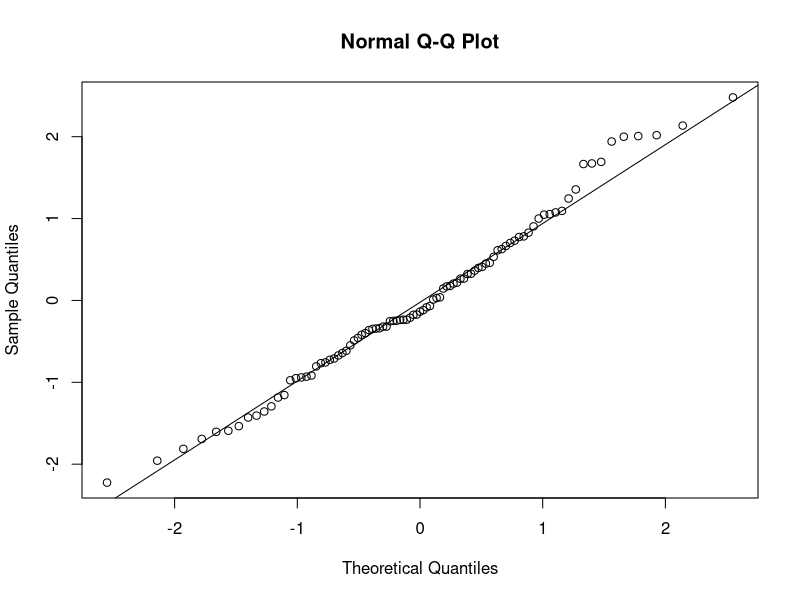
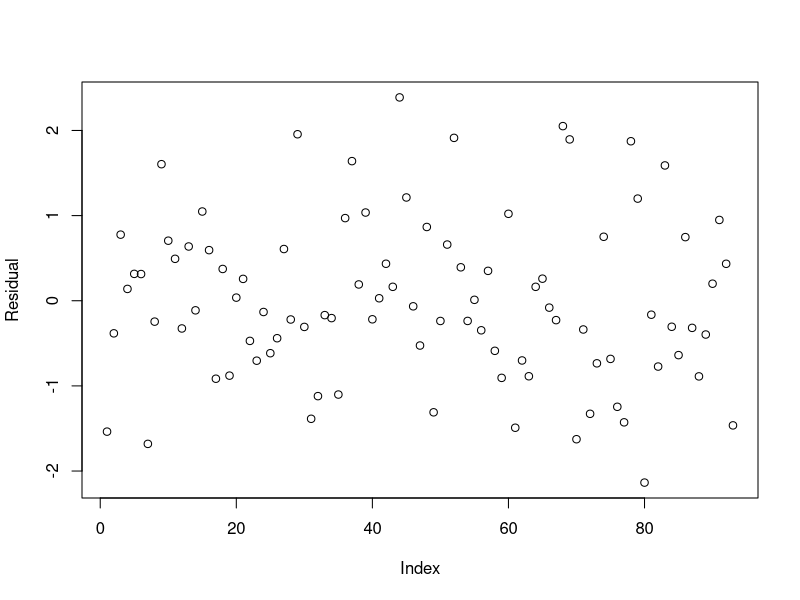
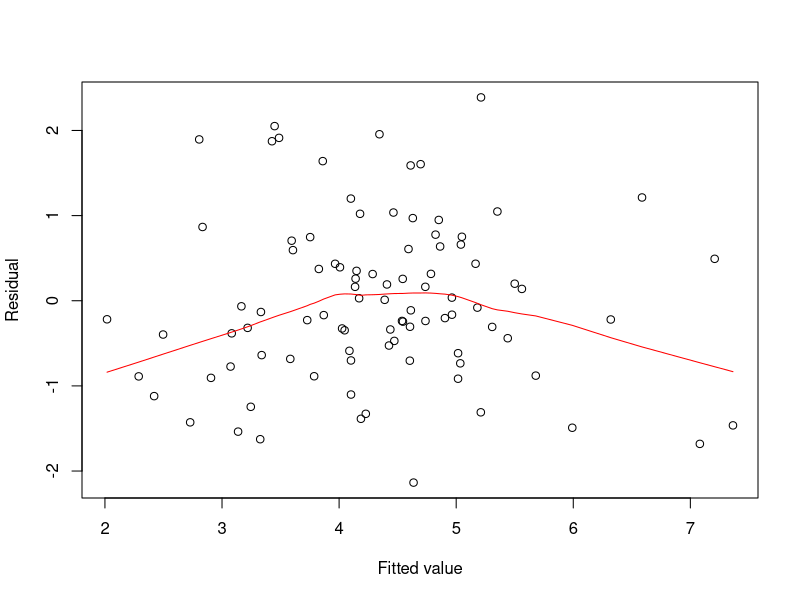
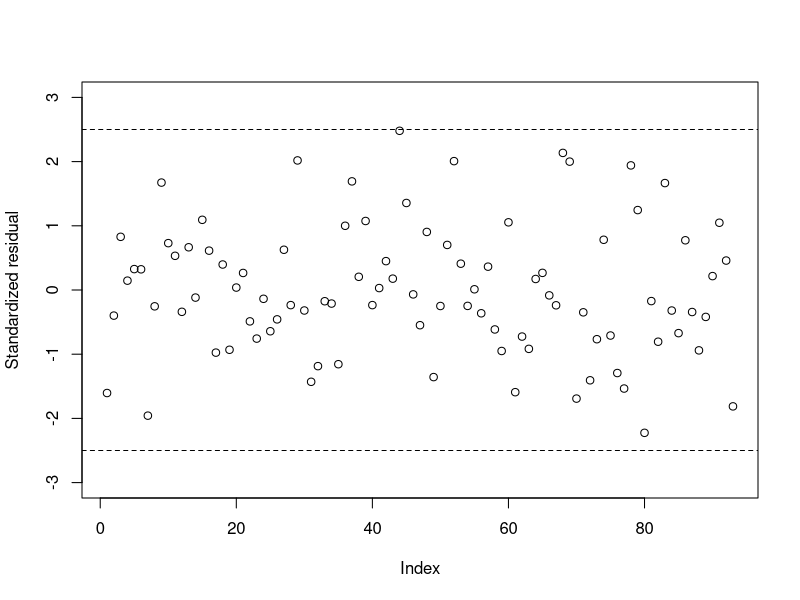
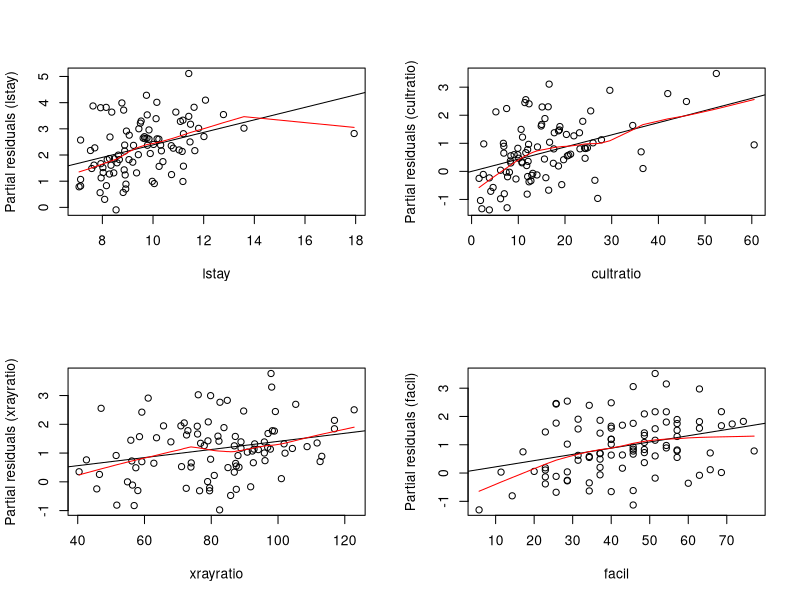
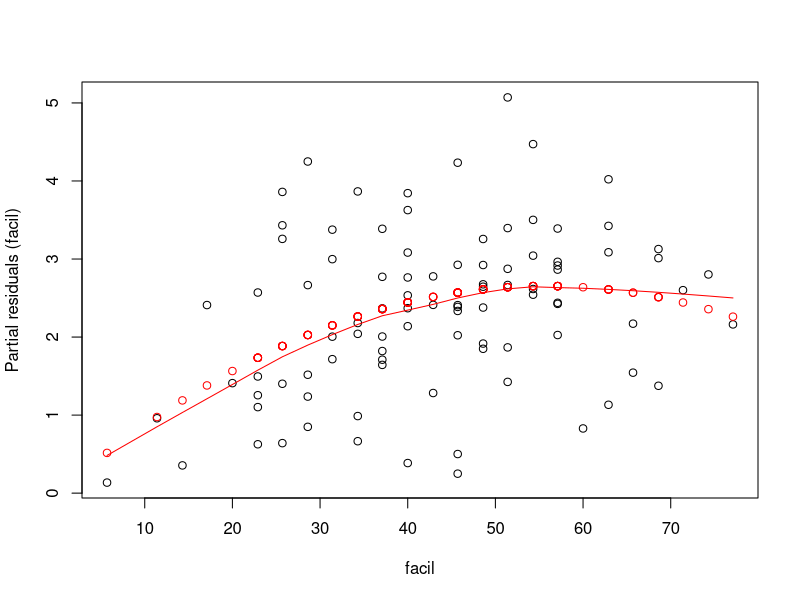
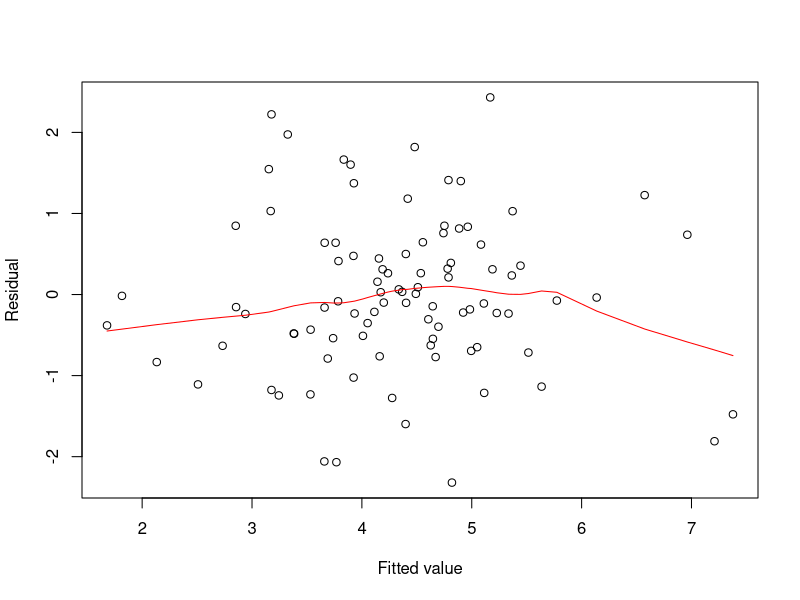

Source code (R) for these figures, in order: (Note: this script raises an error after producing the figures.)
library(MASS)
library(glmnet)
library(robustbase)

###############.
# HOSPITAL DATA----
###############.

# Import data and packages
setwd('C:/Users/duviv/Documents/University/KUL/S1/G0S75A - Regression analysis/Project')
hospital.full <- read.table("hospital.txt", header=TRUE)

# Split data
set.seed(0733342)
h.test <- sample(1:dim(hospital.full)[1], 20 )
hospital.test <- hospital.full[h.test, ]
hospital <- hospital.full[-h.test, ]
attach(hospital)

cor(hospital)

##################.
# Model Selection----
##################.

# Backward elimination based on AIC
fit.full <- lm(irisk ~ ., data = hospital)
stepAIC(fit.full, list(upper = ~ lstay + age + cultratio + xrayratio + nbeds + census + nnurse + facil, lower = ~ 1), direction = "backward")
# AIC: -9.98
# irisk ~ lstay + cultratio + xrayratio + facil

# Forward selection based on AIC
fit.null <- lm(irisk ~ 1, data = hospital)
fit.null
stepAIC(fit.null, scope = list(upper = ~ lstay + age + cultratio + xrayratio + nbeds + census + nnurse + facil, lower = ~ 1), direction = "forward")
# AIC = -9.98
# irisk ~ lstay + cultratio + xrayratio + facil

# Stepwise selection based on AIC (started at full model)
stepAIC(fit.full, scope=list(upper = ~ lstay + age + cultratio + xrayratio + nbeds + census + nnurse + facil, lower = ~ 1), direction = "both")
# AIC = -9.98
# irisk ~ lstay + cultratio + xrayratio + facil

# Stepwise selection based on AIC (started at null model)
stepAIC(fit.null, scope=list(upper = ~ lstay + age + cultratio + xrayratio + nbeds + census + nnurse + facil, lower = ~ 1), direction = "both")
# AIC = -9.98
# irisk ~ lstay + cultratio + xrayratio + facil

# Backward elimination based on F-statistic/t-statistic
dropterm(fit.full, test = "F") # if I drop this term, AIC will become ...
# Remove nnurse
fit1 <- update(fit.full, ~ . - nnurse)
dropterm(fit1, test = "F")
# Remove census
fit2 <- update(fit1, ~ . - census)
dropterm(fit2, test = "F")
# Remove nbeds
fit3 <- update(fit2, ~ . - nbeds)
dropterm(fit3, test = "F")
# Remove age
fit4 <- update(fit3, ~ . - age)
dropterm(fit4, test = "F") # if none added, have the lowest AIC so stop here
# irisk ~ lstay + cultratio + xrayratio + facil

# Forward selection based on F-statistic/t-statistic
addterm(fit.null, ~ . + lstay + age + cultratio + xrayratio + nbeds + census + nnurse + facil, test = "F")
# Add cultratio
fit1 <- update(fit.null, ~ . + cultratio)
addterm(fit1, ~ . + lstay + age + xrayratio + nbeds + census + nnurse + facil, test = "F")
# Add lstay
fit2 <- update(fit1, ~ . + lstay)
addterm(fit2, ~. + age + xrayratio + nbeds + census + nnurse + facil, test = "F")
# Add facil
fit3 <- update(fit2, ~ . + facil)
addterm(fit3, ~. + age + xrayratio + nbeds + census + nnurse, test = "F")
# Add xrayratio
fit4 <- update(fit3, ~ . + xrayratio)
addterm(fit4, ~. + age + nbeds + census + nnurse, test = "F")
# Stop here with AIC = -9.98
# irisk ~ lstay + cultratio + xrayratio + facil

# All methods used gave the same model which is 
# irisk ~ lstay + cultratio + xrayratio + facil
# Therefore we will accept it as the best model
# Could make model validation if we had alternative models. Will be checked with models with interaction/quadratic

fit1 <- lm(irisk ~ lstay + cultratio + xrayratio + facil, data = hospital)
summary(fit1)


#########################.
# Gauss Markov Conditions----
#########################.

  # Graphical
fit1.res <- residuals(fit1)
fit1.stdres <- stdres(fit1)
fit1.fittedvalues <- fitted.values(fit1)
par(mfrow = c(1,1))
    # Normality
qqnorm(fit1.stdres)
qqline(fit1.stdres)
    #uncorrelated errors
plot(fit1.res, xlab = "Index", ylab = "Residual")
    #Homoscedasticity
plot(fit1.fittedvalues, fit1.res, xlab = "Fitted value", ylab = "Residual")
lines(lowess(fit1.res ~ fit1.fittedvalues), col = "red")
    #detect influential obs and outliers
plot(fit1.stdres, xlab = "Index", ylab = "Standardized residual", ylim = c(-3,3))
abline(h = -2.5, lty = 2)
abline(h = 2.5, lty = 2)

#################.
#Partial Residual plots to detect curvature----
#################.

fit1.coef <- coefficients(fit1)
fit1.pres.lstay <- fit1.res + fit1.coef[2] * lstay
fit1.pres.cultratio <- fit1.res + fit1.coef[3] * cultratio
fit1.pres.xrayratio <- fit1.res + fit1.coef[4] * xrayratio
fit1.pres.facil <- fit1.res + fit1.coef[5] * facil

par(mfrow = c(2,2))
plot(lstay, fit1.pres.lstay, ylab = "Partial residuals (lstay)")
abline(lm(unname(fit1.pres.lstay) ~ lstay))
lines(lowess(lstay, fit1.pres.lstay), col = "red")

plot(cultratio,fit1.pres.cultratio, ylab = "Partial residuals (cultratio)")
abline(lm(fit1.pres.cultratio ~ cultratio))
lines(lowess(cultratio, fit1.pres.cultratio), col = "red")

plot(xrayratio,fit1.pres.xrayratio, ylab = "Partial residuals (xrayratio)")
abline(lm(fit1.pres.xrayratio ~ xrayratio))
lines(lowess(xrayratio, fit1.pres.xrayratio), col = "red")

plot(facil,fit1.pres.facil, ylab = "Partial residuals (facil)")
abline(lm(fit1.pres.facil ~ facil))
lines(lowess(facil, fit1.pres.facil), col = "red")

#################.
# Transformations----
#################.

# Quadratic term for facil
#####.

fit2 <- lm(irisk ~ lstay + cultratio + facil + I(facil^2) + xrayratio , data = hospital)
summary(fit2)
sum(residuals(fit2)^2)

fit3 <- lm(irisk ~ lstay + cultratio + facil + I(facil^2), data = hospital)
summary(fit3)
sum(residuals(fit3)^2)

#partial residual for quadratic facil

fit3.res <- residuals(fit3)
fit3.stdres <- stdres(fit3)
fit3.fittedvalues <- fitted.values(fit3)
fit3.coef <- coefficients(fit3)
fit3.pres.facil <- fit3.res + fit3.coef[4] * facil + fit3.coef[5] * (facil^2)
fit3.pred <- predict(lm(fit3.pres.facil ~ facil + I(facil^2)))

par(mfrow = c(1,1))
plot(facil, fit3.pres.facil, ylab = "Partial residuals (facil)")
points(facil, fit3.pred, col= "red")
lines(lowess(facil, fit3.pres.facil), col = "red")

#residual vs fitted values for the whole model
plot(fit3.fittedvalues, fit3.res, xlab = "Fitted value", ylab = "Residual")
lines(lowess(fit3.res ~ fit3.fittedvalues), col = "red")

# Logarithmic term for cultratio
.
fit4 <- lm(irisk ~ lstay + cultratio + log(cultratio) + facil + xrayratio, data = hospital)
summary(fit4)
sum(residuals(fit4)^2)

fit5 <- lm(irisk ~ lstay + log(cultratio) + facil, data = hospital)
summary(fit5)
sum(residuals(fit5)^2)

fit5.res <- residuals(fit5)
fit5.stdres <- stdres(fit5)
fit5.fittedvalues <- fitted.values(fit5)
fit5.coef <- coefficients(fit5)

fit5.pres.cultratio <- fit5.res + fit5.coef[3] * log(cultratio)
fit5.pred <- predict(lm(fit5.pres.cultratio ~ log(cultratio)))

#partial residual for logarithmic cultratio
par(mfrow = c(1,1))
plot(cultratio, fit5.pres.facil, ylab = "Partial residuals (facil)")
points(cultratio, fit5.pred, col= "red")
lines(lowess(cultratio, fit5.pres.facil), col = "red")

#residual vs fitted values for the whole model
plot(fit5.fittedvalues, fit5.res, xlab = "Fitted value", ylab = "Residual")
lines(lowess(fit5.res ~ fit5.fittedvalues), col = "red")

# Weighted least squares
.

stdev <- lm(abs(residuals(fit1)) ~ lstay + cultratio + xrayratio + facil)
summary(stdev)
weight.y <- 1/stdev$fitted^2
fit6 <- lm(irisk ~ lstay + cultratio + xrayratio + facil, weights = weight.y)
summary(fit6)
plot(fitted.values(fit1), residuals(fit6)*sqrt(weight.y), ylab = "Weighted residuals")

###################.
# Model validation----
###################.

# PRESS
PRESS1 <- sum((residuals(fit1) / (1 - lm.influence(fit1)$hat))^2)
PRESS2 <- sum((residuals(fit3) / (1 - lm.influence(fit3)$hat))^2)
PRESS3 <- sum((residuals(fit5) / (1 - lm.influence(fit5)$hat))^2)
PRESS4 <- sum((residuals(fit6) / (1 - lm.influence(fit6)$hat))^2)

PRESS <- c(PRESS1, PRESS2, PRESS3, PRESS4)
names(PRESS) <- c("model1", "model2", "model3", "model4")
sort(PRESS)

# MSE
MSE1 <- summary(fit1)$sigma^2
MSE2 <- summary(fit3)$sigma^2
MSE3 <- summary(fit5)$sigma^2
MSE4 <- summary(fit6)$sigma^2
MSE <- c(MSE1, MSE2, MSE3, MSE4)
names(MSE) <- c("model1", "model2", "model3", "model4")
sort(MSE)

# MSEP
MSEP1 <- mean((predict(fit1, newdata = hospital.test) - hospital.test$irisk)^2)
MSEP2 <- mean((predict(fit3, newdata = hospital.test) - hospital.test$irisk)^2)
MSEP3 <- mean((predict(fit5, newdata = hospital.test) - hospital.test$irisk)^2)
MSEP4 <- mean((predict(fit6, newdata = hospital.test) - hospital.test$irisk)^2)
MSEP <- c(MSEP1, MSEP2, MSEP3,MSEP4)
names(MSEP) <- c("model1", "model2", "model3", "model4")
sort(MSEP)

# Results
validation.results <- data.frame(rbind(PRESS, MSE, MSEP), row.names = c("PRESS", "MSE", "MSEP"))
names(validation.results) <- c("model1", "model2", "model3", "model4")
validation.results

##################.
# Ridge Regression----
##################.

# With selected variables
############.

hospital.std <- scale(hospital)
hospital.std <- as.data.frame(hospital.std)
hospital.std <- hospital.std[,c(1,3,4,5,9)]
hospital.std <- hospital.std[,c(2,1,3,4,5)]

y1 <- hospital.std$irisk
f <- as.formula(y1 ~ .*.) #put all the interactions in the model
x1 <- model.matrix(f, hospital.std[,c(2:5)])[, -1]

lambdas <- 10^seq(3, -2, by = -.1) #so glmnet runs the model with many different lambdas
ridge.fit <- glmnet(x = x1, y = y1, alpha = 0, lambda = lambdas)
summary(ridge.fit)

cv_fit <- cv.glmnet(x1, y1, alpha = 0, lambda = lambdas)
opt_lambda <- cv_fit$lambda.min
opt_lambda

best.ridge <- cv_fit$glmnet.fit
summary(best.ridge)

#predict
hospital.test.std <- scale(hospital.test)
hospital.test.std <- as.data.frame(hospital.test.std)
hospital.test.std <- hospital.test.std[,c(1,3,4,5,9)]
hospital.test.std <- hospital.test.std[,c(2,1,3,4,5)]

y2 <- hospital.test.std$irisk
f <- as.formula(y2 ~ .*.) #put all the interactions in the model
x2 <- model.matrix(f, hospital.test.std[,c(2:5)])[, -1]

ridge.predict <- predict(best.ridge, s = opt_lambda, newx = x2, newy = y2)

sst1 <- sum((y2 - mean(y2))^2)
sse1 <- sum((ridge.predict - y2)^2)

# R squared
rsq1 <- 1 - sse1 / sst1
rsq1

# With all variables and interaction
############.

hospital.std.full <- scale(hospital)
hospital.std.full <- as.data.frame(hospital.std.full)

f2 <- as.formula(y1 ~ .*.) #put all the interactions in the model
x2 <- model.matrix(f2, as.data.frame(hospital.std.full[,c(1:2, 4:9)]))[, -1]

lambdas <- 10^seq(3, -2, by = -.1) #so glmnet runs the model with many different lambdas
ridge.fit.full <- glmnet(x = x2, y = y1, alpha = 0, lambda = lambdas)
summary(ridge.fit.full)

cv_fit.full <- cv.glmnet(x2, y1, alpha = 0, lambda = lambdas)
opt_lambda.full <- cv_fit.full$lambda.min
opt_lambda.full

best.ridge.full <- cv_fit.full$glmnet.fit
summary(best.ridge.full)

#predict
hospital.test.std.full <- as.data.frame(scale(hospital.test))

x3 <- model.matrix(f, as.data.frame(hospital.test.std.full[,c(1:2, 4:9)]))[, -1]

ridge.predict.full <- predict(best.ridge.full, s = opt_lambda.full, newx = x3, newy = y2)

sst2 <- sum((y2 - mean(y2))^2)
sse2 <- sum((ridge.predict.full - y2)^2)

rsq2 <- 1 - sse2 / sst2
rsq2



###############.
# FOSSIL DATA----
###############.

setwd('C:/Users/duviv/Documents/University/KUL/S1/G0S75A - Regression analysis/Project')
fossil <- read.table("fossil.txt", header=TRUE)
attach(fossil)

plot(strontium.ratio ~ age)

############.
# Parametric----
############.

# Linear model
fit1 <- lm(strontium.ratio ~ age)
summary(fit1)
abline(fit1, col = "red")

# Quadratic model
fit2 <- lm(strontium.ratio ~ age + I(age^2))
summary(fit2)
fit2.coef <- fit2$coefficients
curve(fit2.coef[1] + fit2.coef[2]*x + fit2.coef[3]*x^2, add = TRUE, col = "green")

# Cubic model
fit3 <- lm(strontium.ratio ~ age + I(age^2) + I(age^3))
summary(fit3)
fit3.coef <- fit3$coefficients
curve(fit3.coef[1] + fit3.coef[2]*x + fit3.coef[3]*x^2 + fit3.coef[4]*x^3, add = TRUE, col = "blue")

############.
# Non-Parametric----
############.

# Local linear regression----
########.

plot(age, strontium.ratio, main = "Local linear regression")
s <- c(2/3, 1/3, 1/10)
colors <- c("red", "green", "blue")
for (i in 1:length(s)) lines(age, predict(loess(strontium.ratio ~ age, span = s[i], degree = 1)), col = colors[i])
legend(95, 0.7073, c("span = 2/3", "span = 1/3", "span = 1/10"), lty = 1, col = colors)

# Local quadratic regression----
########.

plot(age, strontium.ratio, main = "Local quadratic regression")
for (i in 1:length(s)) lines(age, predict(loess(strontium.ratio ~ age, span = s[i], degree = 2)), col = colors[i])
legend(95, 0.7073, c("span = 2/3", "span = 1/3", "span = 1/10"), lty = 1, col = colors)

# Check assumptions----
########.

# Check model assumptions
fit4 <- loess(strontium.ratio ~ age, span = 2/3, degree = 2)
summary(fit4)
par(mfrow=c(2,2))
qqnorm(residuals(fit4))
qqline(residuals(fit4))
scatter.smooth(residuals(fit4), span = 1, degree = 1)
scatter.smooth(fitted(fit4), sqrt(abs(residuals(fit4))), span = 1, degree = 1)
# constant variance is questionable (region with times = 1:14 has small variance, region with times 15:57 has large variance)


###############.
# FUEL DATA----
###############.

# Import data and packages
setwd('C:/Users/thoma/Documents/University/KUL/S1/G0S75A - Regression analysis/Project')
fuel <- read.table("fuel2001.txt", header=TRUE)
attach(fuel)

fit1 <- lm(Fuel ~ Income + Miles + Tax + Dlic)
summary(fit1)
resid1 <- stdres(fit1)

plot(x = Fuel, y = resid1)
abline(h = -2.5, lty = 2)
abline(h = 2.5, lty = 2) # Find two outliers
text(Fuel, resid1, row.names(fuel), cex=0.6, pos=4, col="red")
# We see we need to use Robust LTS

##############.
# Robust LTS----
##############.

# RLTS (50% breakdown value)
RLTS <- ltsReg(Fuel ~ Income + Miles + Tax + Dlic)
summary(RLTS)

# Detection of outliers
plot(RLTS, which = "rindex")
plot(RLTS, which = "rdiag")

# Standardized residuals
RLTS.stdres <- RLTS$residuals/RLTS$scale
plot(RLTS.stdres, ylim = c(-12,12), ylab = "Standardized residuals")
abline(h = c(-2.5,2.5), col = "red")

# Diagnostic plot
p <- length(fuel)
plot(RLTS$RD, RLTS.stdres, ylim = c(-12,12), xlab = "Robust distances", ylab = "Standardized residuals")
abline(v = sqrt(qchisq(0.975, p - 1)), col = "red")
abline(h = c(-2.5,2.5), col = "red")
text(RLTS$RD, RLTS.stdres, row.names(fuel), cex=0.6, pos=4, col="red")
